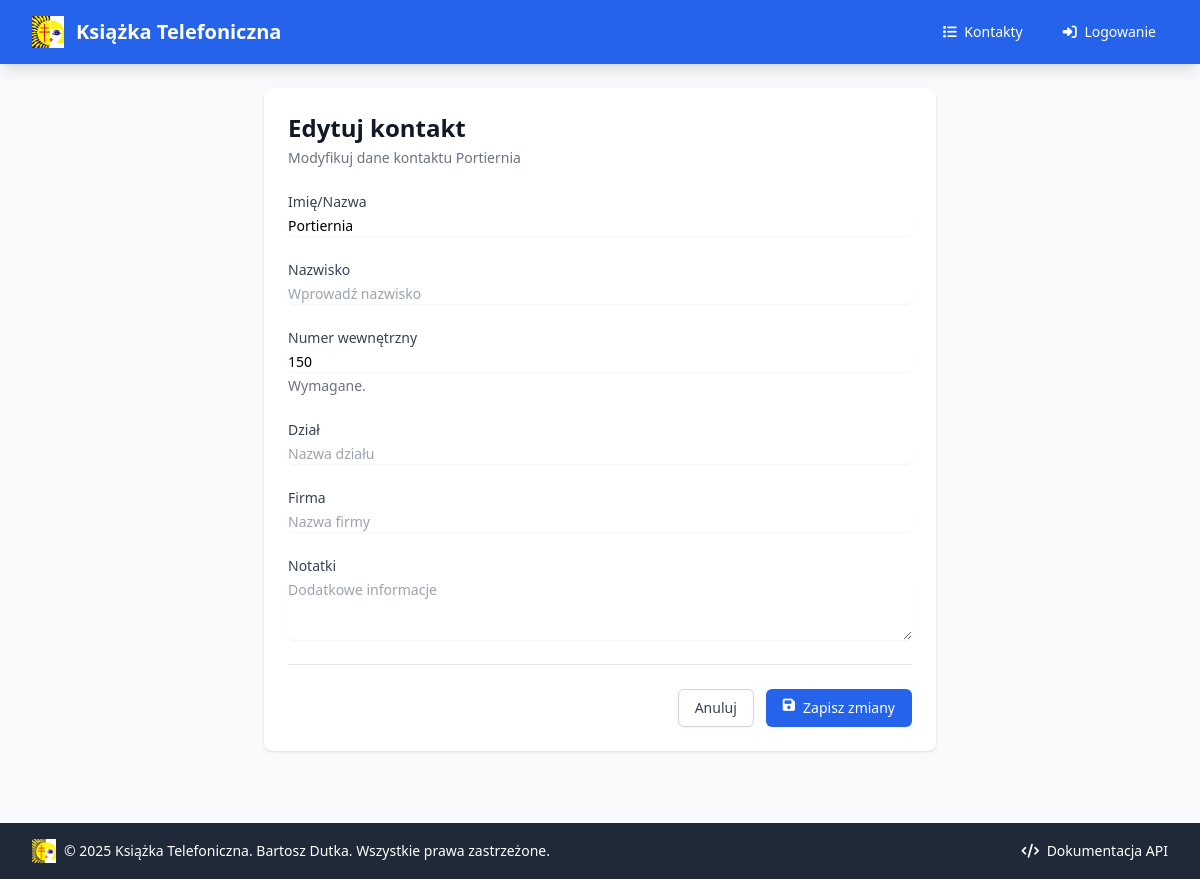
/kontakty/2bc542a9-6d94-4f15-a430-86c1eb453d87/edytuj (signed in), run on an earlier commit of the app's database.
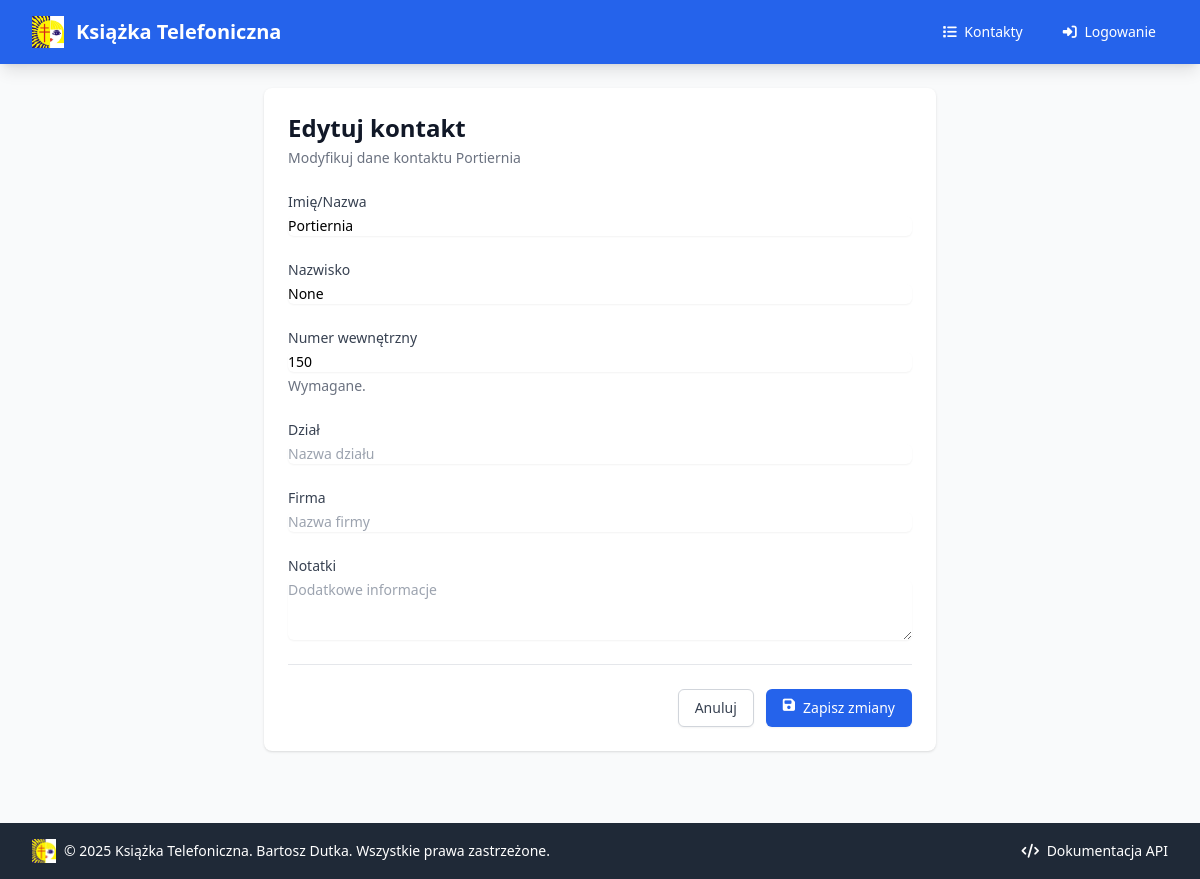
And on a later commit of the database.
### app/models/contact.py (models this page shows)
class ContactBase(SQLModel):
    imie: Optional[str] = Field(default=None, description="Imię lub nazwa kontaktu")
    nazwisko: Optional[str] = Field(default=None, description="Nazwisko kontaktu")
    numer_wewnetrzny: str = Field(
        unique=True,
        index=True,
        description="Unikalny numer wewnętrzny firmy"
    )
    dzial: Optional[str] = Field(default=None, index=True, description="Nazwa działu")
    firma: Optional[str] = Field(default=None, description="Nazwa firmy")
    notatki: Optional[str] = Field(default=None, description="Dodatkowe notatki")

class Contact(ContactBase, table=True):
    __tablename__ = "kontakty"
    id: Optional[str] = Field(
        default_factory=lambda: str(uuid.uuid4()),
        primary_key=True,
        description="Unikalny identyfikator kontaktu"
    )
    created_at: datetime = Field(
        default_factory=datetime.utcnow,
        description="Data utworzenia kontaktu"
    )
    updated_at: datetime = Field(
        default_factory=datetime.utcnow,
        description="Data ostatniej modyfikacji"
    )

### app/routers/contacts.py (the view)
@router.get("/kontakty/{contact_id}/edytuj", response_class=HTMLResponse, name="contact_edit")
async def contact_edit_form(
    request: Request,
    contact_id: str,
    session: Session = Depends(get_session)
):
    try:
        require_admin(request)
    except HTTPException:
        return RedirectResponse(url="/logowanie", status_code=status.HTTP_302_FOUND)
    contact = session.get(Contact, contact_id)
    if not contact:
        raise HTTPException(status_code=404, detail="Kontakt nie został znaleziony")
    contact_name = ""
    if contact.imie or contact.nazwisko:
        contact_name = f" {contact.imie or ''} {contact.nazwisko or ''}".strip()
    return templates.TemplateResponse(
        "contacts/edit.html",
        {
            "request": request,
            "title": f"Edytuj{contact_name} - Książka Telefoniczna",
            "contact": contact
        }
    )

### app/templates/contacts/edit.html (shortened to what the changed rows need)
{% extends "base.html" %}
{% block content %}
<div class="max-w-2xl mx-auto">
    <div class="bg-white shadow rounded-lg">
        <div class="px-4 py-5 sm:p-6">
            <div class="mb-6">
                <h1 class="text-2xl font-bold text-gray-900">Edytuj kontakt</h1>
                <p class="mt-1 text-sm text-gray-500">
                    Modyfikuj dane kontaktu{% if contact.imie or contact.nazwisko %} {{ contact.imie or '' }} {{ contact.nazwisko or '' }}{% endif %}
                </p>
            </div>
            <form method="post" class="space-y-6">
                <div>
                    <div class="mt-1">
                        <input
                            type="text"
                            id="imie"
                            name="imie"
                            value="{{ imie or contact.imie }}"
                            placeholder="Wprowadź imię lub nazwę"
                            class="shadow-sm focus:ring-blue-500 focus:border-blue-500 block w-full sm:text-sm border-gray-300 rounded-md"
                        >
                    </div>
                </div>
                <div>
                    <div class="mt-1">
                        <input
                            type="text"
                            id="nazwisko"
                            name="nazwisko"
                            value="{{ nazwisko or contact.nazwisko }}"
                            placeholder="Wprowadź nazwisko"
                            class="shadow-sm focus:ring-blue-500 focus:border-blue-500 block w-full sm:text-sm border-gray-300 rounded-md"
                        >
                    </div>
                </div>
                <div>
                    <div class="mt-1">
                        <input
                            type="text"
                            id="numer_wewnetrzny"
                            name="numer_wewnetrzny"
                            value="{{ numer_wewnetrzny or contact.numer_wewnetrzny }}"
                            placeholder="np. 111"
                            class="shadow-sm focus:ring-blue-500 focus:border-blue-500 block w-full sm:text-sm border-gray-300 rounded-md {% if errors and errors.numer_wewnetrzny %}border-red-300{% endif %}"
                            required
                        >
                    </div>
                </div>
            </form>
        </div>
    </div>
</div>
{% endblock %}

What changed in the data, as far as the page shows it:
changed Contact "Portiernia": nazwisko (not shown) → "None"
